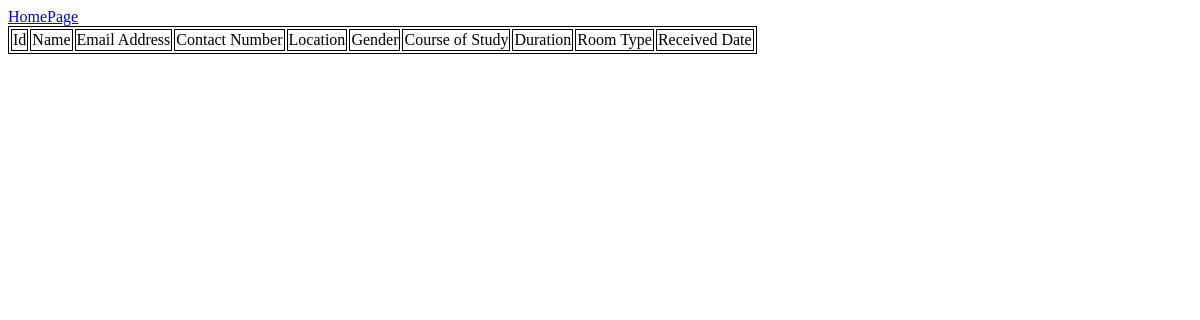
The page /rList.php on the database as committed earlier.
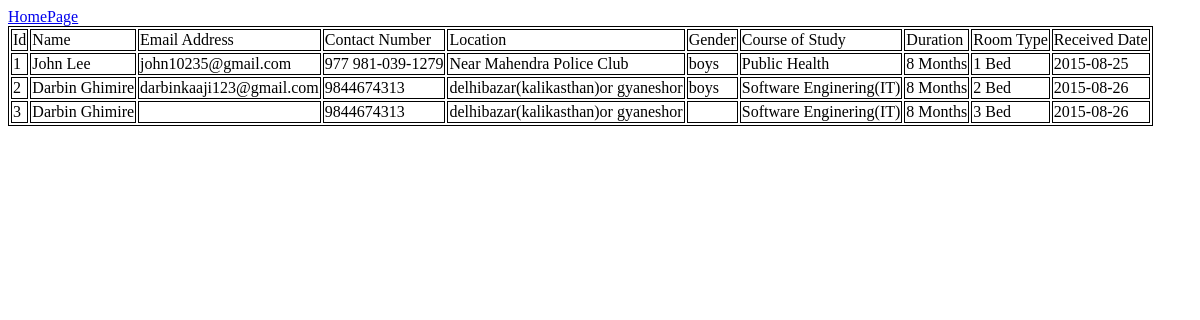
The same page on the database as committed later.
### tables this page shows
CREATE TABLE IF NOT EXISTS `recommendation` (
  `Id` int(11) NOT NULL AUTO_INCREMENT,
  `Name` varchar(35) NOT NULL,
  `contactNumber` varchar(25) NOT NULL,
  `emailAddress` varchar(30) NOT NULL,
  `Gender` varchar(10) NOT NULL,
  `Location` varchar(35) NOT NULL,
  `Course` varchar(35) NOT NULL,
  `Duration` varchar(15) NOT NULL,
  `roomType` varchar(15) NOT NULL,
  `receivedDate` date NOT NULL,
  PRIMARY KEY (`Id`)
);

### rList.php (the view, shortened to what this page needs)
<html>
<head>
</head>
<body>
<a href="index.php">HomePage</a>
<table style="border: 1px solid black">
<thead>
    <td>Id</td>
    <td>Name</td>
    <td>Email Address</td>
    <td>Contact Number</td>
    <td>Location</td>
    <td>Gender</td>
    <td>Course of Study</td>
    <td>Duration</td>
    <td>Room Type</td>
    <td>Received Date</td>
</thead>
<?php
include 'DBConnection.php';
$recommendationListQuery= "SELECT *from recommendation ORDER BY receivedDate ASC";
$row = $conn->query($recommendationListQuery);
$count=1;
while($result = $row->fetch_assoc()){
        echo'<tr>
            <td>'.$count.'</td>
            <td>'.$result["Name"].'</td>
            <td>'.$result["emailAddress"].'</td>
            <td>'.$result["contactNumber"].'</td>
            <td>'.$result["Location"].'</td>
            <td>'.$result["Gender"].'</td>
            <td>'.$result["Course"].'</td>
            <td>'.$result["Duration"].'</td>
            <td>'.$result["roomType"].'</td>
            <td>'.$result["receivedDate"].'</td>
</tr>';
    $count++;
}
?>
</table>
</body>
</html>

### rList.php (style rules this page uses)
td { border:1px solid black; }

Rows that differ between the two databases and show on the page:
added recommendation: Name "John Lee", emailAddress "john10235@gmail.com", contactNumber "977 981-039-1279", Location "Near Mahendra Police Club", Gender "boys", Course "Public Health", Duration "8 Months", roomType "1 Bed", receivedDate "2015-08-25"
added recommendation: Name "Darbin Ghimire", emailAddress "darbinkaaji123@gmail.com", contactNumber "9844674313", Location "delhibazar(kalikasthan)or gyaneshor", Gender "boys", Course "Software Enginering(IT)", Duration "8 Months", roomType "2 Bed", receivedDate "2015-08-26"
added recommendation: Name "Darbin Ghimire", contactNumber "9844674313", Location "delhibazar(kalikasthan)or gyaneshor", Course "Software Enginering(IT)", Duration "8 Months", roomType "3 Bed", receivedDate "2015-08-26"
